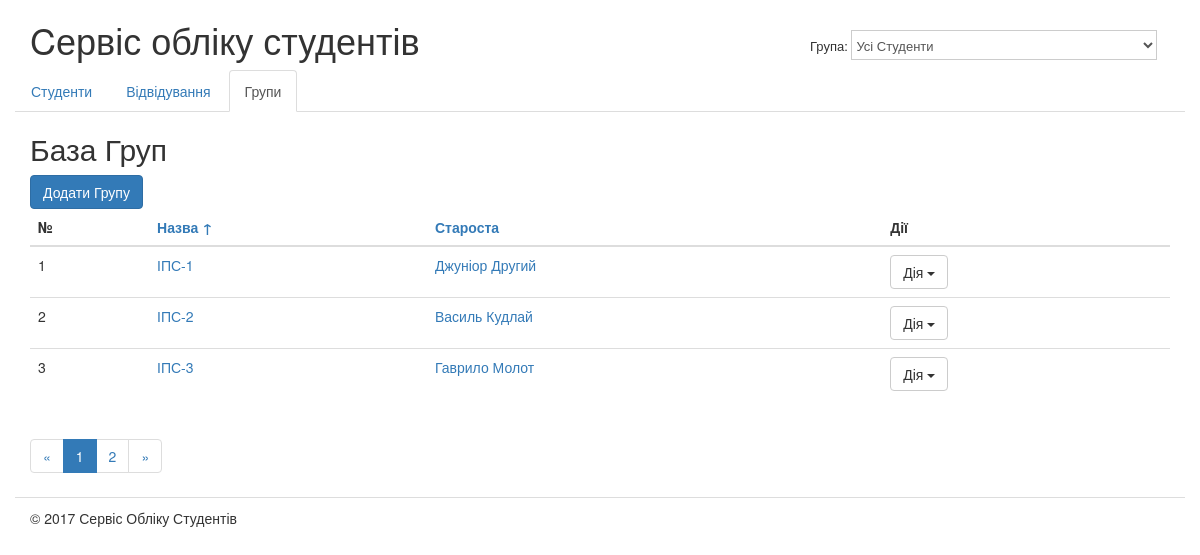
Page /groups/?order_by=title on the committed database.
### studentsdb/students/models.py (models this page shows, shortened)
class Group(models.Model):
    class Meta(object):
        verbose_name = u"Група"
        verbose_name_plural = u"Групи"
    title = models.CharField(
        max_length=256,
        blank=False,
        verbose_name=u"Назва")
    leader = models.OneToOneField('Student',
        blank=True,
        null=True,
        verbose_name=u"Староста",
        on_delete=models.SET_NULL)
    notes = models.TextField(
        blank=True,
        verbose_name=u"Додаткові нотатки")

class Student(models.Model):
    class Meta(object):
        verbose_name = u"Студент"
        verbose_name_plural = u"Студенти"
    first_name = models.CharField(
        max_length=256,
        blank=False,
        verbose_name=u"Ім'я")
    last_name = models.CharField(
        max_length=256,
        blank=False,
        verbose_name=u"Прізвище")
    middle_name = models.CharField(
        max_length=256,
        blank=True,
        verbose_name=u"По - батькові",
        default='')
    student_group = models.ForeignKey('Group',
        verbose_name=u'Група',
        blank=False,
        null=True,
        on_delete=models.PROTECT)
    birthday = models.DateField(
        blank=False,
        verbose_name=u"Дата народження",
        null = True)
    photo = models.ImageField(
        blank=True,
        verbose_name=u"Фото",
        null = True)
    ticket = models.CharField(
        max_length=256,
        blank=False,
        verbose_name=u"Квиток")
    notes = models.TextField(
        blank=True,
        verbose_name=u"Додаткові нотатки")
    def __unicode__(self):
        return u'{} {}'.format(self.first_name, self.last_name)

### studentsdb/students/views.py (the view)
# urls.py: url(r'^groups/$', views.groups_list, name='groups'),
def groups_list(request):
    groups = Group.objects.all()
    order_by = request.GET.get('order_by', 'title')
    if order_by in ('leader', 'title'):
        groups = groups.order_by(order_by)
        if request.GET.get('reverse', '') == '1':
            groups = groups.reverse()
    paginator = Paginator(groups, 3)
    page = request.GET.get('page')
    try:
        groups = paginator.page(page)
    except PageNotAnInteger:
        groups = paginator.page(1)
    except EmptyPage:
        groups = paginator.page(paginator.num_pages)
    return render(request, 'students/groups_list.html',
                  {"groups": groups})

### studentsdb/studentsdb/context_processors.py (called while the page is built)
def students_proc(request):
    return {'PORTAL_URL': PORTAL_URL}

### studentsdb/students/templates/students/groups_list.html (shortened to what this page needs)
{% extends "students/base.html" %}
{% load static from staticfiles %}
{% block title %}База Груп{% endblock title %}
{% block content %}
<a href="{% url "groups_add" %" class="btn btn-primary">Додати Групу</a>
        <table class="table">
          {% with order_by=request.GET.order_by reverse=request.GET.reverse %}
          <thead>
            <tr>
              <th>№</th>
              <th>
                  <a href="{% url "groups" %}?order_by=title{% if order_by == 'title' and reverse != '1' %}&amp;reverse=1{% endif %}">
                    Назва
                    {% if order_by == 'title' and reverse != '1' %}&uarr;
                        {% elif order_by != 'leader' and reverse != '1' %}&uarr;
                        {% elif order_by == 'title' and reverse == '1' %}&darr;
                    {% endif %}
                </a>
              </th>
              <th>
                  <a href="{% url "groups" %}?order_by=leader{% if order_by == 'leader' and reverse != '1' %}&amp;reverse=1{% endif %}">
                    Староста
                </a>
              </th>
              <th>Дії</th>
          </thead>
          <tbody>
            {% for group in groups %}
            <tr>
              <td>{{ forloop.counter }}</td>
              <td><a href="{% url "groups_edit" group.id %}">{{ group.title }}</a></td>
              <td><a href="{% url "students_edit" group.leader.id %}">{{ group.leader }}</a></td>
              <td>
                <div class="dropdown">
                  <button class="btn btn-default dropdown-toggle" type="button"
                          data-toggle="dropdown" aria-haspopup="true" aria-expanded="true">Дія
                          <span class="caret"></span>
                  </button>
                </div>
              </td>
            </tr>
            {% endfor %}
          </tbody>
        </table>
        {% if groups.has_other_pages %}
    {% with order_by=request.GET.order_by reverse=request.GET.reverse %}
    <nav aria-label="Page navigation">
        <ul class="pagination">
            <li>
                <a href="{% url "groups" %}?page=1&amp;order_by={{ order_by }}&amp;reverse={{ reverse }}">&laquo;</a>
            </li>
            {% for p in groups.paginator.page_range %}
            <li {% if groups.number == p %} class="active" {% endif %}>
                <a href="{% url "groups" %}?page={{ p }}&amp;order_by={{ order_by }}&amp;reverse={{ reverse }}">{{ p }}</a>
            </li>
            {% endfor %}
            <li>
                <a href="{% url "groups" %}?page={{ groups.paginator.num_pages }}&amp;order_by={{ order_by }}&amp;reverse={{ reverse }}">&raquo;</a>
            </li>
        </ul>
    </nav>
    {% endwith %}
    {% endif %}
{% endblock content %}

### rows in the picture
Group: title "ІПС-1", leader "Джуніор Другий"
Group: title "ІПС-2", leader "Василь Кудлай"
Group: title "ІПС-3", leader "Гаврило Молот"

### other values in the picture
{{ p }} "1" "2"
